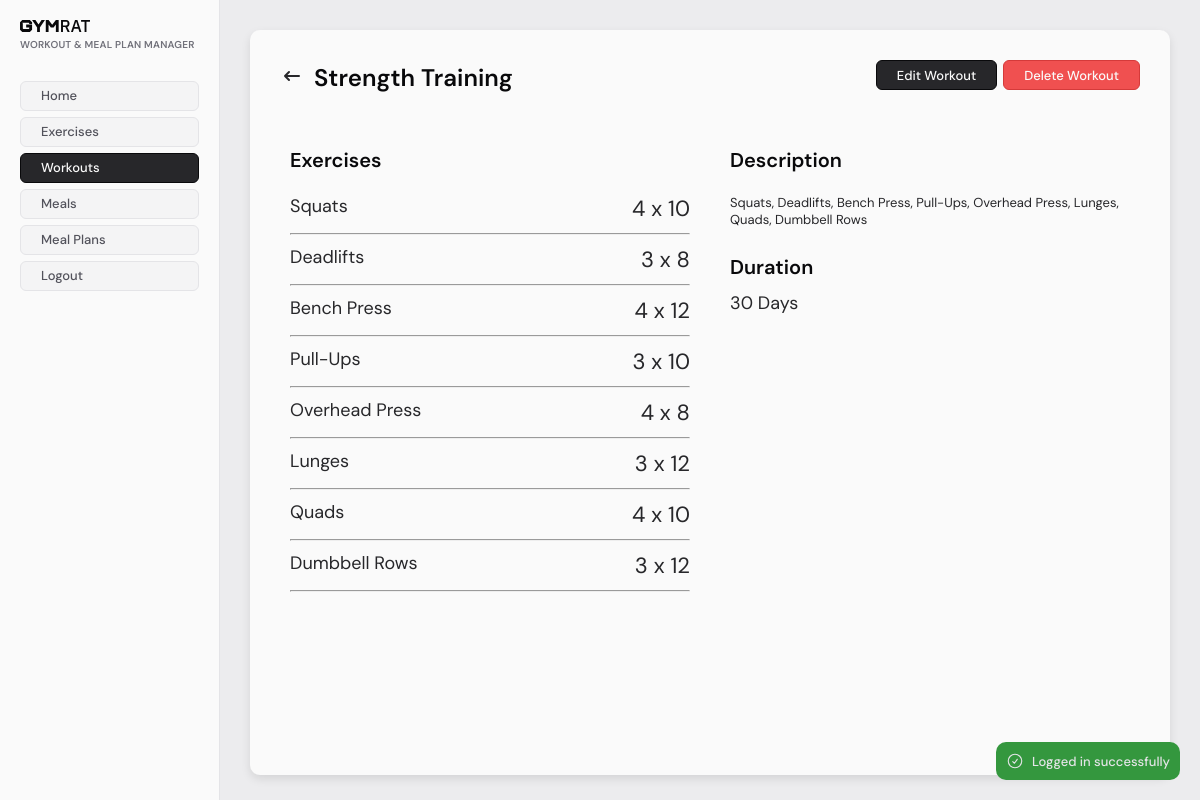
The page /staff/wnmp/workouts/view/index.php?id=1 (signed in) on the database its author committed.
### tables this page shows
CREATE TABLE `workouts` (
  `id` int NOT NULL,
  `name` varchar(100) NOT NULL,
  `description` varchar(500) NOT NULL,
  `duration` int NOT NULL COMMENT 'In Days',
  `created_at` timestamp NOT NULL DEFAULT CURRENT_TIMESTAMP,
  `updated_at` timestamp NOT NULL DEFAULT CURRENT_TIMESTAMP
);

CREATE TABLE `workout_exercises` (
  `id` int NOT NULL,
  `workout_id` int NOT NULL,
  `exercise_id` int NOT NULL,
  `day` int NOT NULL,
  `sets` int NOT NULL,
  `reps` int NOT NULL
);

### src/db/Database.php (called while the page is built, shortened)
<?php
class Database
{
    private static null|Database $instance = null;
    private $CONFIG = [
        "host" => "mysql_db",
        "username" => "root",
        "password" => "123456",
        "dbname" => "gymrat",
    ];
    private function __construct()
    {
        try {
            $this->conn = new PDO(
                "mysql:host=" . $this->CONFIG['host'] . ";dbname=" . $this->CONFIG['dbname'],
                $this->CONFIG['username'],
                $this->CONFIG['password']
            );
        } catch (PDOException  $e) {
            die("database connection failed: " . $e->getMessage());
        }
    }
    public static function get_conn()
    {
        if (!self::$instance) {
            self::$instance = new Database();
        }
        return self::$instance->conn;
    }
}

### src/db/models/Workout.php (called while the page is built, shortened)
<?php
require_once __DIR__ . "/../Model.php";
class Workout extends Model
{
    protected $table = "workouts";
    public int $id;
    public function fill(array $data)
    {
        $this->id = $data['id'] ?? 0;
        $this->name = $data['name'] ?? "";
        $this->description = $data['description'] ?? "";
        $this->duration = $data['duration'] ?? 0;
        $this->exercises = $data['exercises'] ?? [];
    }
    public function get_by_id(int $id = null)
    {
        $id = $id ?? $this->id;
        $sql = "SELECT * FROM $this->table WHERE id = :id LIMIT 1";
        $stmt = $this->conn->prepare($sql);
        $stmt->execute(['id' => $id]);
        $data = $stmt->fetch();
        if ($data) {
            $data['exercises'] = $this->get_exercises($id);
        }
    }
    private function get_exercises(int $workout_id): array
    {
        $sql = "SELECT * FROM workout_exercises WHERE workout_id = :workout_id";
        $stmt = $this->conn->prepare($sql);
        $stmt->execute(['workout_id' => $workout_id]);
        $exercises = $stmt->fetchAll();
        return array_map(function($exercise) {
            $exercise['isUpdated'] = false;
            $exercise['isDeleted'] = false;
            return $exercise;
        }, $exercises);
    }
}

### src/db/Model.php (called while the page is built, shortened)
<?php
require_once __DIR__ . "/Database.php";
abstract class Model
{
    public function __construct()
    {
        $this->conn = Database::get_conn();
    }
}

### src/db/models/Exercise.php (called while the page is built, shortened)
<?php
require_once __DIR__ . "/../Model.php";
class Exercise extends Model
{
    protected $table = "exercises";
    public function get_all_titles(): array
    {
        $sql = "SELECT id, name FROM $this->table";
        $stmt = $this->conn->prepare($sql);
        $stmt->execute();
        $items = $stmt->fetchAll();
        $titles = [];
        foreach ($items as $item) {
            $titles[$item['id']] = $item['name'];
        }
        return $titles;
    }
    function addExerciseTitles(array $exercises): array
    {
        $exerciseModel = new Exercise();
        $exerciseTitles = $exerciseModel->get_all_titles();
        return $exercises;
    }
}

### src/staff/wnmp/workouts/view/index.php (the view, shortened to what this page needs)
<?php
require_once "../../../../db/models/Workout.php";
require_once "../../../../db/models/Exercise.php";
$workout = new Workout();
$exerciseModel = new Exercise();
try {
    $workout->get_by_id($id);
    $workout->exercises = $exerciseModel->addExerciseTitles($workout->exercises);
} catch (Exception $e) {
    redirect_with_error_alert("Failed to fetch workout: " . $e->getMessage(), "/staff/wnmp/workouts");
}
$menuBarConfig = [
    "title" => $workout->name,
    "showBack" => true,
    "goBackTo" => "/staff/wnmp/workouts/index.php",
    "useLink" => true,
    "options" => [
        ["title" => "Edit Workout", "href" => "/staff/wnmp/workouts/edit/index.php?id=$id", "type" => "secondary"],
        ["title" => "Delete Workout", "href" => "/staff/wnmp/workouts/delete/index.php?id=$id", "type" => "destructive"]
    ]
];
require_once "../../../includes/header.php";
require_once "../../../includes/sidebar.php";
?>
<main>
    <div class="staff-base-container">
        <?php require_once "../../../includes/menubar.php"; ?>
        <div class="view-workout-container">
            <div>
                <h2 style="margin-bottom: 20px;">
                    Exercises
                </h2>
                <?php foreach ($workout->exercises as $exercise): ?>
                    <div class="view-workout-exercise">
                        <p><?= $exercise['title'] ?></p>
                        <p class="alt"><?= $exercise['sets'] ?> x <?= $exercise['reps'] ?></p>
                    </div>
                    <hr>
                <?php endforeach; ?>
            </div>
            <div>
                <h2 style="margin-bottom: 20px;">
                    Description
                </h2>
                <p><?= $workout->description ?></p>
                <h2 style="margin-bottom: 10px; margin-top: 25px">
                    Duration
                </h2>
                <p style="font-size: 18px; font-weight: 400;"><?= $workout->duration ?> Days</p>
            </div>
        </div>
    </div>
</main>
<?php require_once "../../../includes/footer.php"; ?>

### src/staff/includes/menubar.php (shortened to what this page needs)
<?php
$title = "MenuBar";
$showBack = false;
$goBackTo = null;
$options = null;
$useLink = false;
if (isset($menuBarConfig)) {
    if (isset($menuBarConfig['title'])) {
        $title = $menuBarConfig['title'];
    }
    if (isset($menuBarConfig['showBack'])) {
        $showBack = $menuBarConfig['showBack'];
    }
    if (isset($menuBarConfig['goBackTo'])) {
        $goBackTo = $menuBarConfig['goBackTo'];
    }
    if (isset($menuBarConfig['options'])) {
        $options = $menuBarConfig['options'];
    }
    if (isset($menuBarConfig['useLink'])) {
        $useLink = $menuBarConfig['useLink'];
    }
}
?>
<div class="menu-bar">
    <div style="display: flex; align-items: center;">
        <?php if ($showBack && $goBackTo): ?>
            <a href="/staff/includes/menubar_goback.php?goBackTo=<?= $goBackTo ?>" class="menu-bar-back">
                <svg class="w-6 h-6 text-gray-800 dark:text-white" aria-hidden="true" xmlns="http://www.w3.org/2000/svg" width="24" height="24" fill="none" viewBox="0 0 24 24">
                    <path stroke="currentColor" stroke-linecap="round" stroke-linejoin="round" stroke-width="2" d="M5 12h14M5 12l4-4m-4 4 4 4"/>
                </svg>
            </a>
        <?php endif; ?>
        <h1 class="alt"><?= $title ?></h1>
    </div>
    <div style="display: flex; align-items: center; gap: 6px;">
        <?php if ($useLink && $options): ?>
            <?php foreach ($options as $option): ?>
                <a href="<?= $option['href'] ?>" class="staff-button <?= empty($option['type']) ? 'primary' : $option['type'] ?>">
                    <?= $option['title'] ?>
                </a>
            <?php endforeach; ?>
        <?php endif; ?>
    </div>
</div>

### src/staff/styles/globals.css (style rules this page uses)
* { margin: 0; padding: 0; box-sizing: border-box; font-family: "DM Sans", sans-serif; font-optical-sizing: auto; }
:root { --color-zinc-50: #fafafa; --color-zinc-100: #f4f4f5; --color-zinc-150: #ececee; --color-zinc-200: #e4e4e7; --color-zinc-300: #d4d4d8; --color-zinc-400: #a1a1aa; --color-zinc-500: #71717a; --color-zinc-600: #52525b; --color-zinc-700: #3f3f46; --color-zinc-800: #27272a; --color-zinc-900: #18181b; --color-zinc-950: #09090b; --color-red: #d53a3a; --color-red-light: #f05050; --color-red-light-faded: #F0505040; --color-green: #34973e; --color-green-light: #42b34d; --color-green-light-faded: #42b34d40; font-size: 13px; }
body { background-color: var(--color-zinc-150); color: var(--color-zinc-800); display: flex; }
main { padding: 20px; display: flex; min-height: 100vh; flex: 1; }
a { color: inherit; text-decoration: none; }

### src/staff/styles/components.css (style rules this page uses)
h1 { font-size: 20px; line-height: 26px; font-weight: 600; color: var(--color-zinc-950); }
h1.alt { font-size: 24px; line-height: 32px; }
h2 { font-size: 20px; line-height: 28px; font-weight: 600; color: var(--color-zinc-950); }
.staff-base-container { background-color: var(--color-zinc-50); margin: 10px; padding: 20px; border-radius: 10px; width: 99% !important; box-shadow: 0 4px 10px rgba(0, 0, 0, 0.1); min-height: 98%; }
.staff-button { height: 30px; padding: 0 20px; font-weight: 500; border-radius: 6px; margin-bottom: 6px; display: flex; align-items: center; text-align: center; cursor: pointer; transition: background-color 0.6s; }
.staff-button.secondary { background-color: var(--color-zinc-800); color: var(--color-zinc-50); border: 1px solid var(--color-zinc-950); }
.staff-button.destructive { background-color: var(--color-red-light); color: var(--color-zinc-50); border: 1px solid var(--color-red); }

### src/staff/wnmp/workouts/workouts.css (style rules this page uses)
.view-workout-container { display: grid; grid-template-columns: repeat(2, 1fr); gap: 40px; padding: 20px; }
.view-workout-exercise { margin: 10px 0px; display: flex; flex-direction: row; width: 100%; justify-content: space-between; }
.view-workout-exercise p { font-size: 18px; font-weight: 400; }
.view-workout-exercise p.alt { font-size: 22px; font-weight: 400; }

### src/staff/includes/menubar.php (style rules this page uses)
.menu-bar { display: flex; align-items: center; margin: 10px 10px 30px 10px; justify-content: space-between; }
.menu-bar-back { border: none; background-color: transparent; }
.menu-bar h1 { margin-left: 10px; }

### rows shown on the page
workouts: name "Strength Training", description "Squats, Deadlifts, Bench Press, Pull-Ups, Overhead Press, Lunges, Quads, Dumbbell Rows", duration "30"
workout_exercises: title "Deadlifts", sets "3", reps "8"
workout_exercises: title "Bench Press", sets "4", reps "12"
workout_exercises: title "Pull-Ups", sets "3", reps "10"
workout_exercises: title "Overhead Press", sets "4", reps "8"
workout_exercises: title "Lunges", sets "3", reps "12"
workout_exercises: title "Quads", sets "4", reps "10"
workout_exercises: title "Dumbbell Rows", sets "3", reps "12"

### other values the page prints
$success_alert "Logged in successfully"
$title "WORKOUT & MEAL PLAN MANAGER"
$link['text'] "Home"
$link['text'] "Exercises"
$link['text'] "Workouts"
$link['text'] "Meals"
$link['text'] "Meal Plans"
$option['title'] "Edit Workout"
$option['title'] "Delete Workout"
$exercise['title'] "Squats"
$exercise['sets'] "4"
$exercise['reps'] "10"
